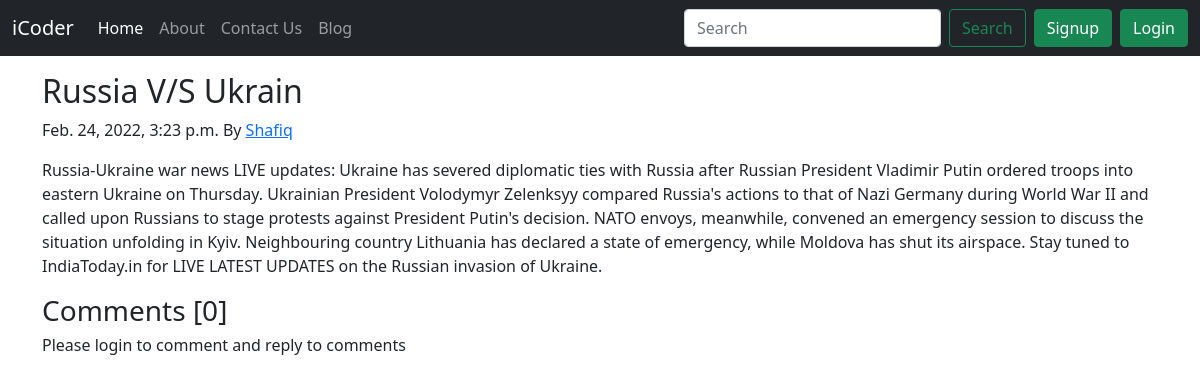
Before: /blog/Russia-on-ukrain/ with the older database file.
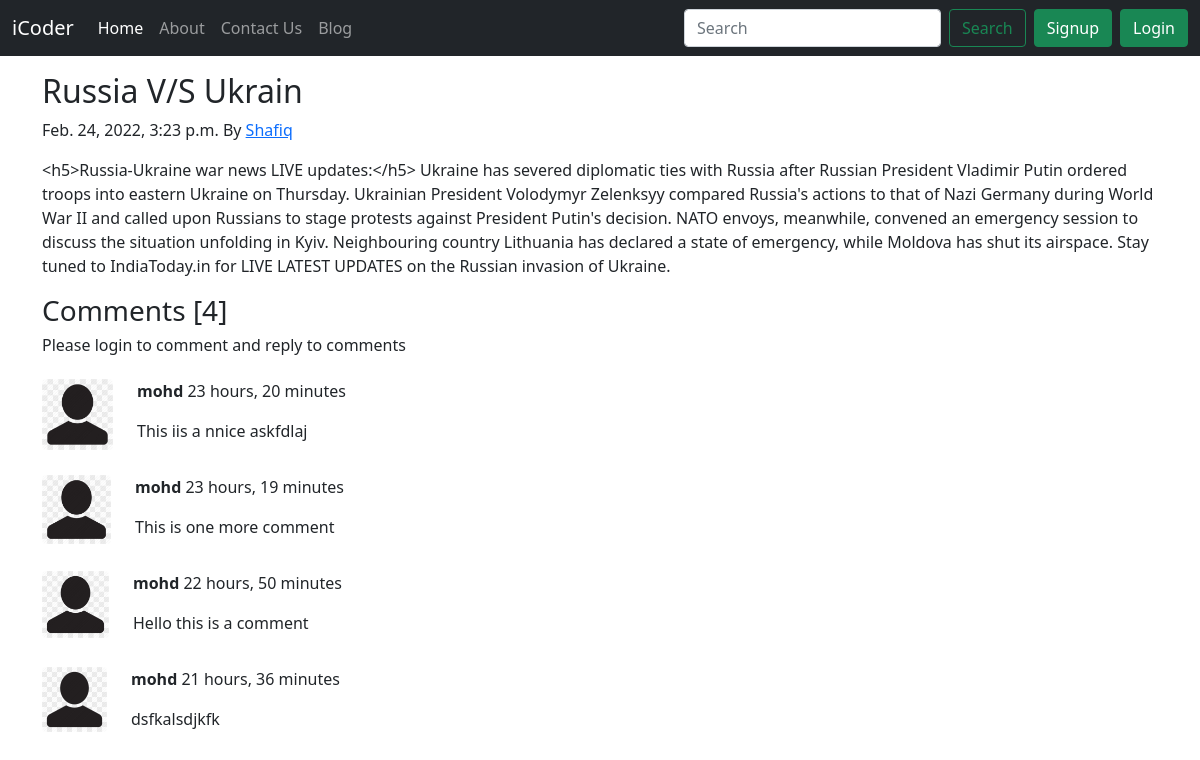
After: the same page with the newer database file.
### blog/models.py (models this page shows, shortened)
class Blog(models.Model):
    blogId=models.AutoField(primary_key=True)
    title=models.CharField( max_length=450)
    author=models.CharField( max_length=100)
    content=models.TextField()
    slug=models.CharField(max_length=100)
    Timestamp=models.DateTimeField()
    thumbnail=models.ImageField(upload_to ='blogs/uploads')

class BlogComment(models.Model):
    sNo=models.AutoField(primary_key=True)
    comment=models.TextField()
    user=models.ForeignKey(User, on_delete=models.CASCADE)
    post=models.ForeignKey(Blog, on_delete=models.CASCADE)
    parent=models.ForeignKey("self", on_delete=models.CASCADE, null=True)
    timeStamp=models.DateTimeField(default=now)
    def __str__(self):
        return self.comment[:max(len(self.comment), 15)]+'...'

### blog/views.py (the view)
# urls.py: path('<str:slug>/', views.blogPost, name='blogPost')
def blogPost(request, slug):
    post=Blog.objects.filter(slug=slug).first()
    com=BlogComment.objects.filter(post=post, parent=None)
    replies=BlogComment.objects.filter(post=post).exclude(parent=None)
    replyDict={}
    for i in replies:
        if i.parent.sNo not in replyDict.keys():
            replyDict[i.parent.sNo]=[i]
        else:
            replyDict[i.parent.sNo].append(i)
    print(replyDict)
    context={"post":post , "comments":com, "replyDict":replyDict}
    return render(request, 'blog/blogPost.html', context)

### blog/templatetags/extras.py (called while the page is built)
@register.filter(name='get_val')
def get_val(dict, key):
    return dict.get(key)

### templates/blog/blogPost.html (shortened to what this page needs)
{% extends 'base.html' %}
{% load extras %}
{% block body %}
<article class="container my-3">
    <h2 class="blog-post-title">{{post.title}}</h2>
    <p class="blog-post-meta">{{post.Timestamp  }}  By <a href="/about">{{post.author}}</a></p>
    <p>{{post.content }}</p>
  </article>
  <div class="container">
    <h3>Comments [{{comments.count}}]</h3>
    <div class="my-2">
    {% if user.is_authenticated%}
    <form action="/blog/postComment/" method="POST">
    {% csrf_token %}
      <div class="mb-2">
        <label for="comment" class="form-label">Write your comment</label>
        <textarea class="form-control" id="comment" name="comment" rows="2"></textarea>
      </div>
        <div class="mb-1">
          <input type="hidden" class="form-control" id="post" name="post" value="{{post.blogId}}">
          <input type="hidden" class="form-control" id="parentComment" name="parentComment" value="">
        </div>
        <button type="submit" class="btn btn-success mb-4">
          Post
        </button>
      </form>
      {%else%}
      <h6 class="mb-4">Please login to comment and reply to comments</h6>
      {% endif%}
    </div>
    {% for comment in comments%}
    <div class="row my-3">
      <div class="col-md-1">
        <img src="/static/blog/user1.jpg " class="rounded float-start w-100" alt="...">
      </div>
      <div class="col-md-9">
        <p><b>{{comment.user.first_name}}</b> {{comment.timeStamp|timesince}}</p>
        <p>{{comment.comment}}</p>
    </div>
    {% endfor %}
  </div>
{% endblock body %}

### templates/base.html (shortened to what this page needs)
<!doctype html>
<html lang="en">
  <head>
    <link href="https://cdn.jsdelivr.net/npm/bootstrap@5.1.3/dist/css/bootstrap.min.css" rel="stylesheet">
    {% load static %}
  </head>
  <body>
    <nav class="navbar navbar-expand-lg navbar-dark bg-dark">
        <div class="container-fluid">
          <a class="navbar-brand" href="/">iCoder</a>
          <div class="collapse navbar-collapse" id="navbarSupportedContent">
            <ul class="navbar-nav me-auto mb-2 mb-lg-0">
              <li class="nav-item">
                <a class="nav-link active" aria-current="page" href="/">Home</a>
              </li>
              <li class="nav-item">
                <a class="nav-link" href="/about">About</a>
              </li>
              <li class="nav-item">
                <a class="nav-link" href="/contact">Contact Us</a>
              </li>
              <li class="nav-item">
                <a class="nav-link" href="/blog">Blog</a>
              </li>
            </ul>
            <form method='get' action="/search" class="d-flex">
              <input class="form-control me-2" type="search" placeholder="Search" aria-label="Search" name='query' id='query'>
              <button class="btn btn-outline-success" type="submit">Search</button>
            </form>
            {% if user.is_authenticated %}
            <div class="dropdown mx-2">
              <a class="btn btn-success dropdown-toggle" href="#" role="button" id="dropdownMenuLink" data-bs-toggle="dropdown" aria-expanded="false">
                Welcome {{user.first_name }}
              </a>
              <ul class="dropdown-menu" aria-labelledby="dropdownMenuLink">
                <li><a class="dropdown-item" href="logout/">Logout</a></li>
              </ul>
            </div>
            {% else %}
            <button type="button" class="btn btn-success mx-2" data-bs-toggle="modal" data-bs-target="#signup">
              Signup
            </button>
          </div>
          <button type="button" class="btn btn-success" data-bs-toggle="modal" data-bs-target="#login">
            Login
          </button>
          {% endif %}
          </div>
      </nav>
      {% block body %}{% endblock body %}
  </body>
</html>

Changed rows visible on the page:
changed Blog "Russia V/S Ukrain": content "Russia-Ukraine war news LIVE updates: Ukraine has severed diplomatic…" → "<h5>Russia-Ukraine war news LIVE updates:</h5> Ukraine has severed diplomatic…"
added BlogComment: user.first_name "mohd", timeStamp "23 hours, 20 minutes", comment "This iis a nnice askfdlaj"
added BlogComment: user.first_name "mohd", timeStamp "23 hours, 19 minutes", comment "This is one more comment"
added BlogComment: user.first_name "mohd", timeStamp "22 hours, 50 minutes", comment "Hello this is a comment"
added BlogComment: user.first_name "mohd", timeStamp "21 hours, 36 minutes", comment "dsfkalsdjkfk"
Other visible differences:
{{ comments.count }}: "0" → "4"
